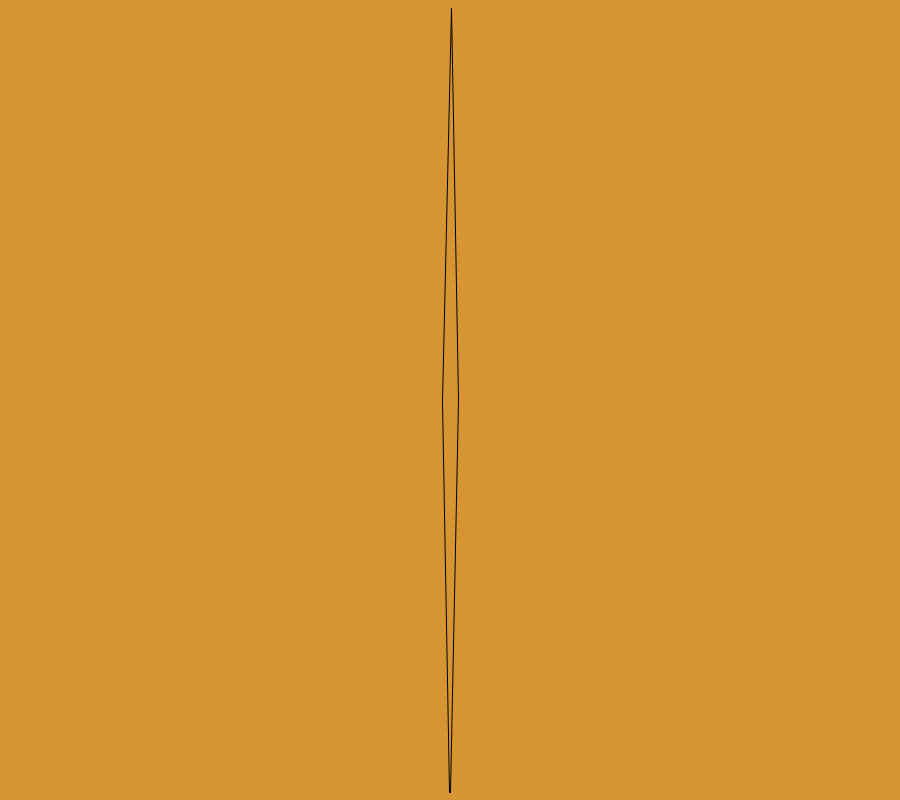
Frame 1 (no input)
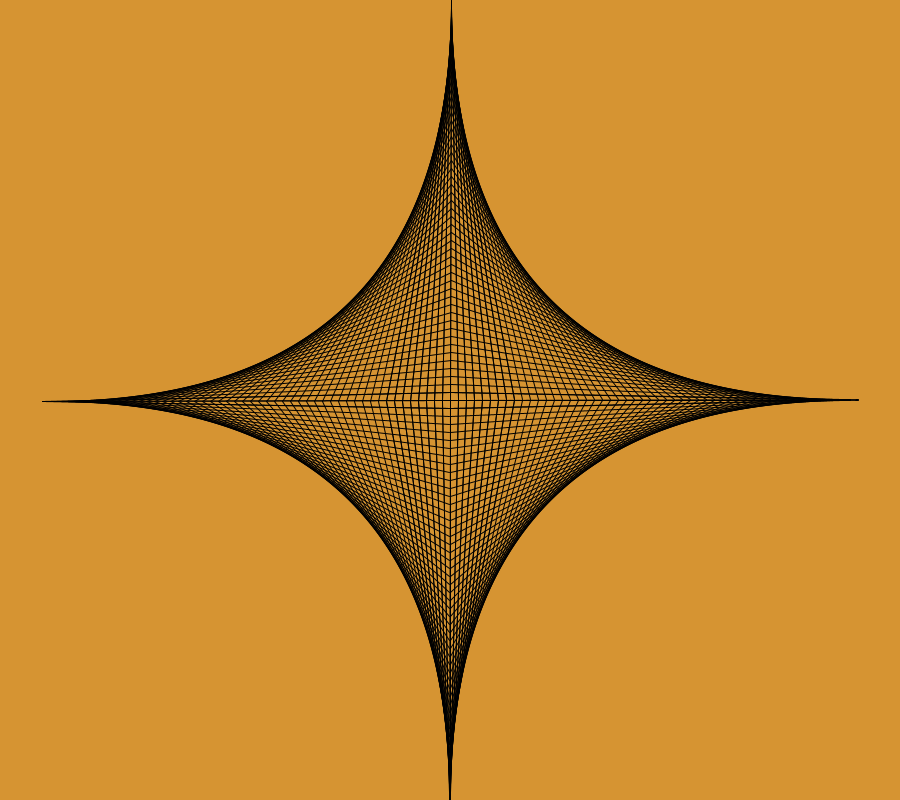
Frame 60 (the mouse pressed at the canvas centre just before this capture)
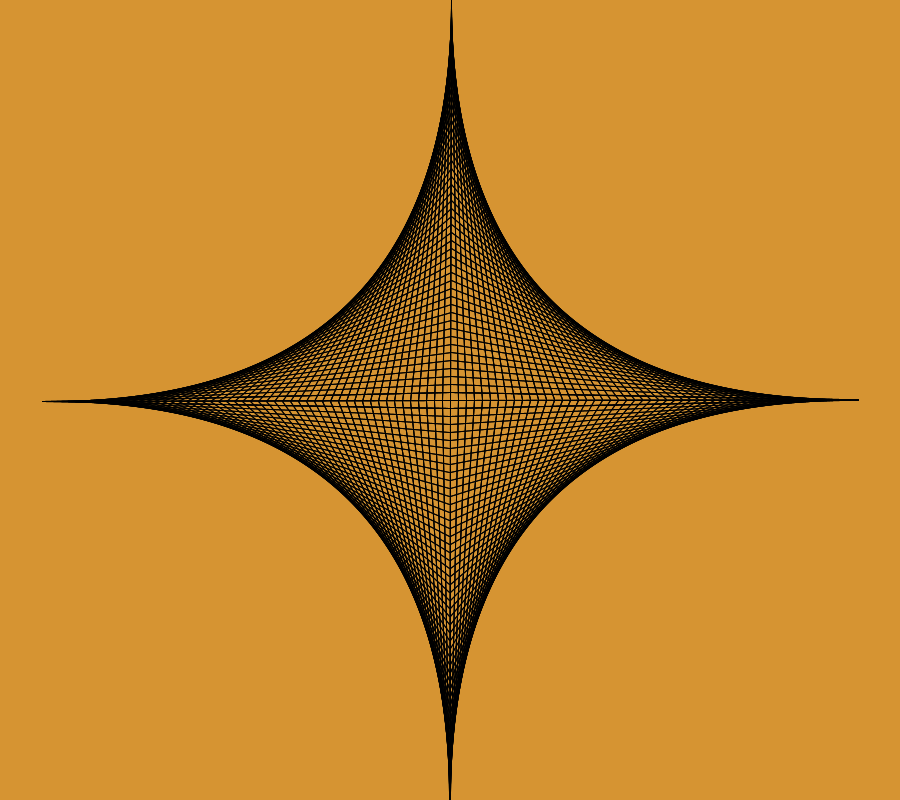
Frame 120 (the mouse held since frame 60 and released just before this capture)

The Processing sketch that drew these frames (run headless with seeded random() and noise(); from frame 60 on, the mouse is pressed at the canvas centre):

// Processing sketch: processing_688
// ── processing_688.pde

float n = 400;
float r = 0;

void setup() {
  size(900,800);
  background(214,148,50);
  stroke(0);
  smooth();
}



void draw() {
  
translate(width/2,height/2);

  if(n >= 0) {
    n=n - 8;
    r=r + 8;
    
  } else {
    n= 400;
    r= 0;
  }
    
  
line(0,n,r,0);
line(1, -n,r,-1);
line(-1,n,-r,1);
line(1,-n,-r,1);
   
}

  
  
